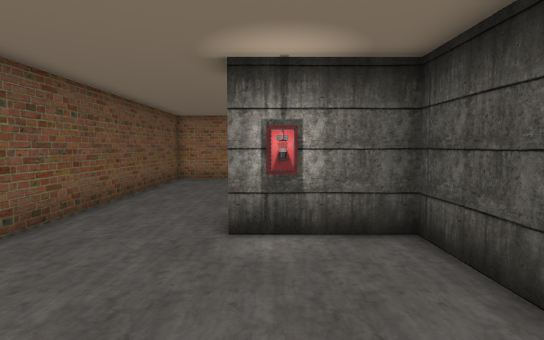
[1] (above)

24 first-person views from a walk through a 3-D level made in the Unity game engine. The camera is 1.5 m above the floor, tilts 4° down and sees 80° across. The floor is counted in squares, 1 m on a side. Each view is taken from the middle of a square. On the plan, view 1 faces up. The plan holds only what a view shows up to about 15 squares ahead; the rest is blank. The player character is not drawn.

[2]
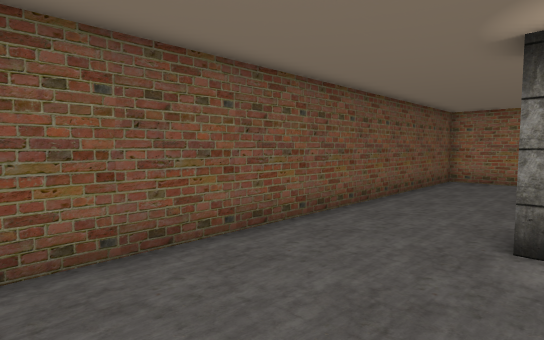

[3]
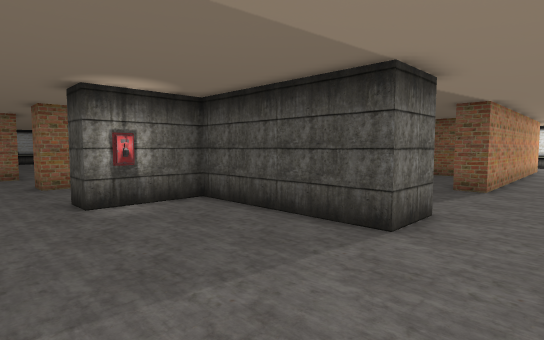

[4]
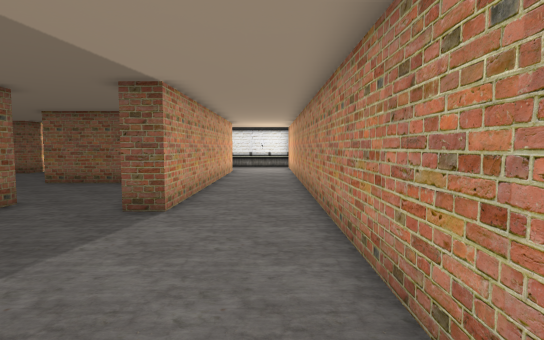

[5]
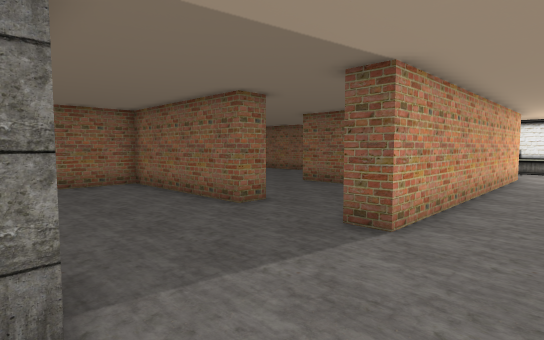

[6]
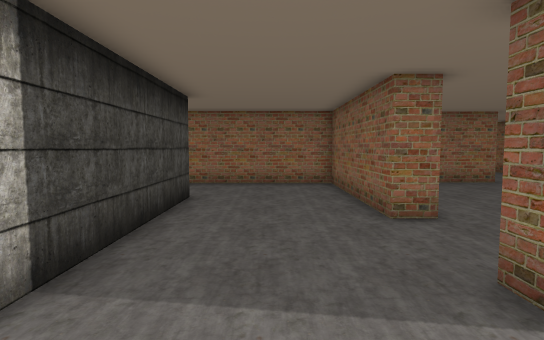

[7]
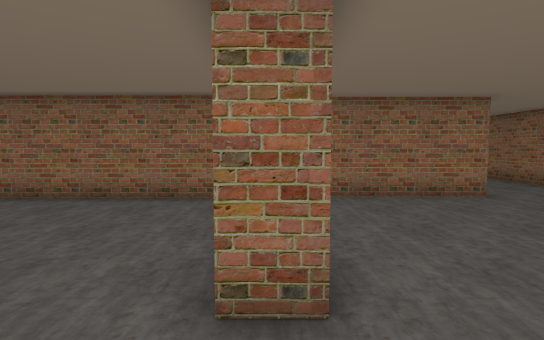

[8]
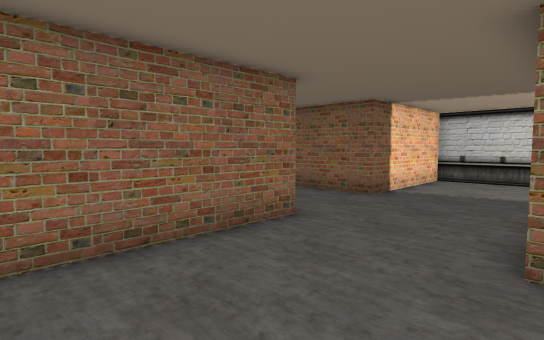

[9]
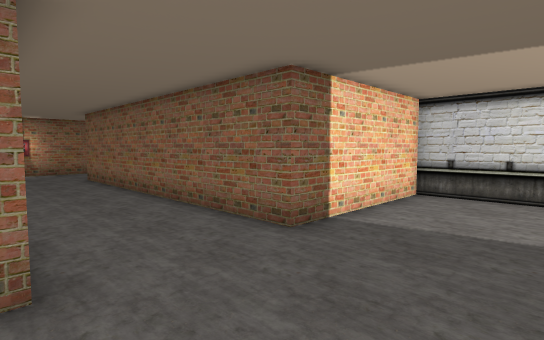

[10]
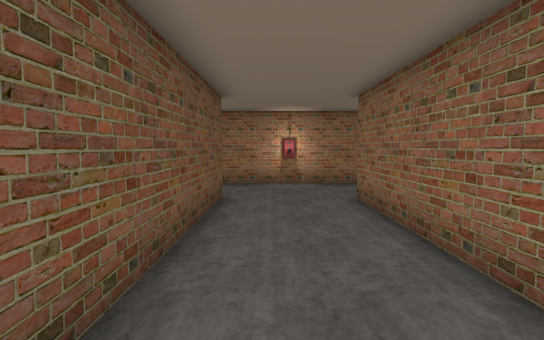

[11]
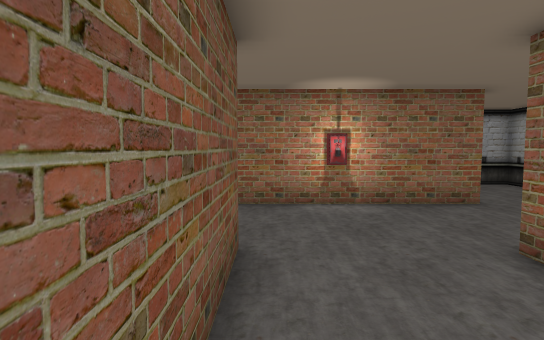

[12]
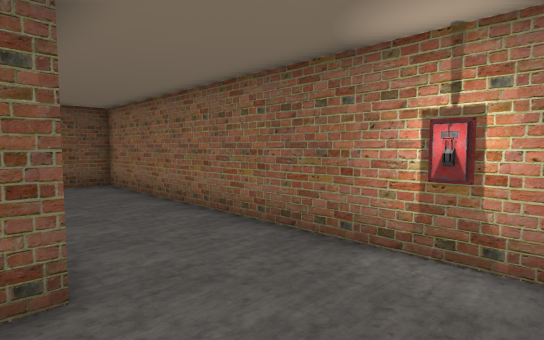

[13]
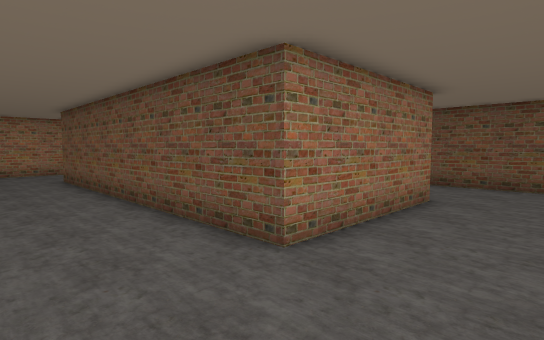

[14]
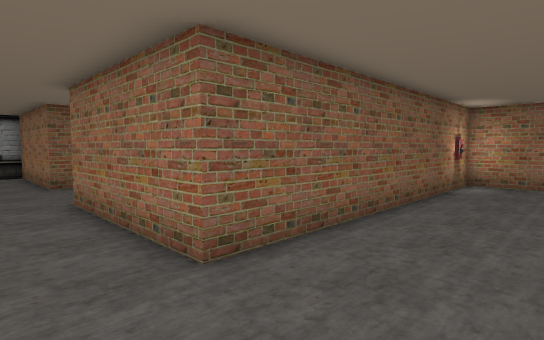

[15]
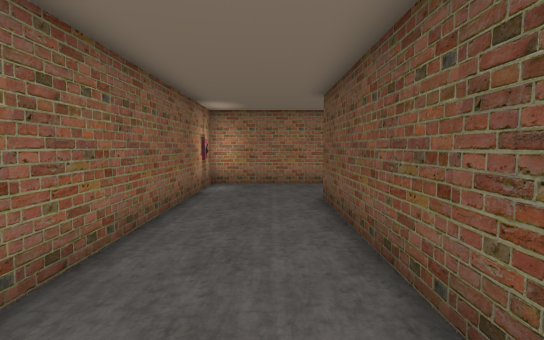

[16]
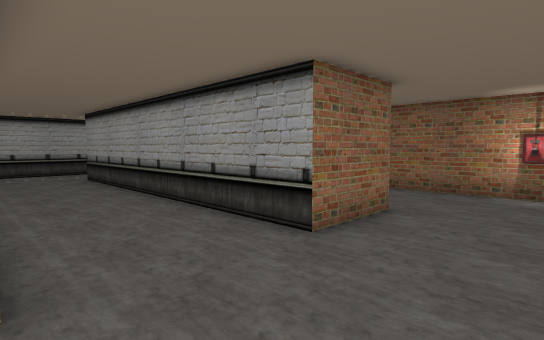

[17]
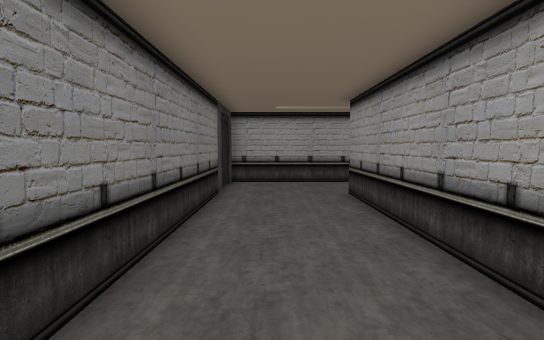

[18]
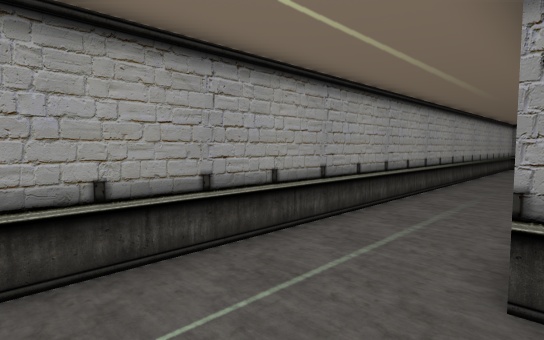

[19]
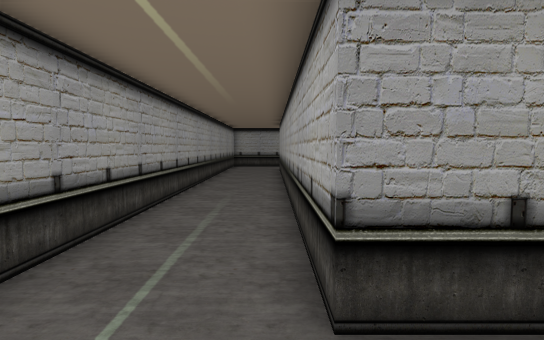

[20]
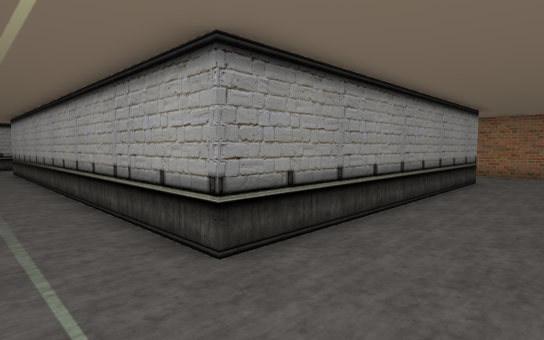

[21]
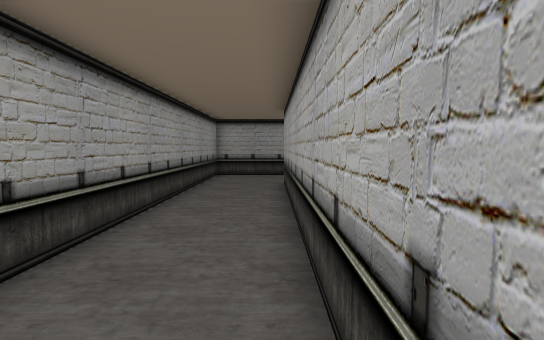

[22]
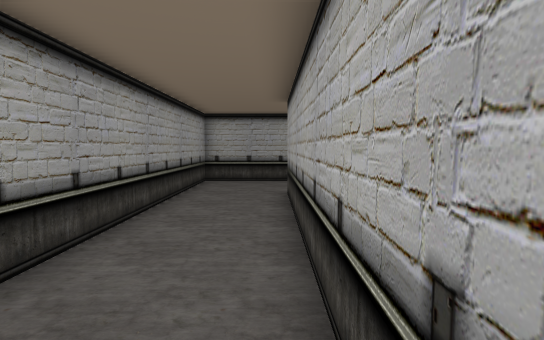

[23]
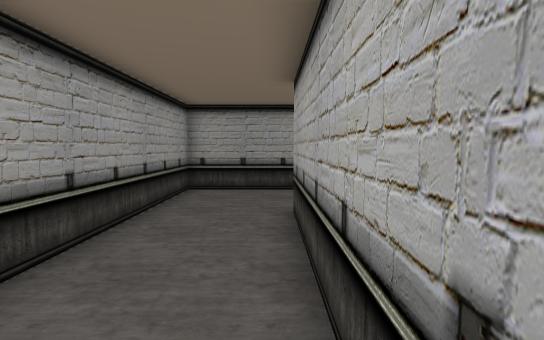

[24]
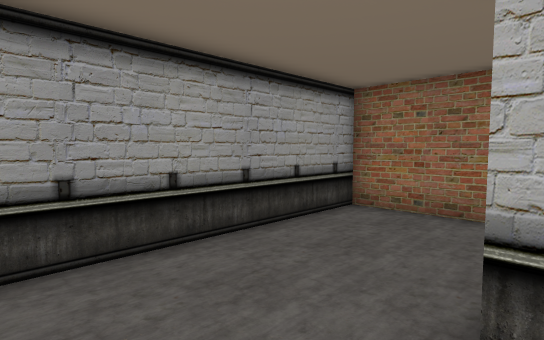

### Floor plan
Points are (right, up) in squares from view 1. A wall is a line through its corners. A room is listed if a view was taken in it or the views show most of it. See-through windows are left out.
Room 1 (views 1, 2, 3, 4, 5, 6, 7, 8, 9, 10, 11, 12, 13, 14, 15, 16, 17, 18, 19, 20, 21, 22, 23, 24)
walls: (5.9, 11.7) (10.5, 11.7) (10.5, 23.8) (16.5, 23.8) (16.5, 10.7) (11.2, 10.7); (4.5, 6.8) (4.5, -0.1); (10.6, 3.7) (9.5, 3.7) (9.5, 10.5) (2, 10.5); (0.1, 10.5) (-0.7, 10.5) (-0.7, 11.8); (-0.6, 15.5) (-4.5, 15.5) (-4.5, 0.2); (15.5, 3.2) (15.5, 6.5); (4.6, -0.5) (2.5, -0.5) (2.5, 5.5) (-0.7, 5.5) (-0.7, 6.8); (26.5, 7.6) (26.5, 11) (20.5, 11) (20.5, 23.5) (26.5, 23.5) (26.5, 32) (-0.7, 32); (22.5, -0.5) (9.5, -0.5) (9.5, 0.5); (3.4, -4.3) (17, -4.3); (22.6, 27.5) (6.5, 27.5) (6.5, 15.5) (3.5, 15.5) (3.5, 28.5) (22.5, 28.5); (-0.7, 29.2) (-0.7, 20)
objects: elevator (-1, 30) to (-1, 31); other object (0, 5); other object (10, 13); other object (19, 27)

Where each view was taken, in squares from view 1:
view 1: 0 up, 0 right, facing up
view 2: 0 up, 0 right, facing up-left
view 3: 3 down, 3 left, facing up-right
view 4: 3 down, 2 right, facing right
view 5: 3 down, 4 right, facing up-right
view 6: 3 down, 7 right, facing up
view 7: 1 up, 10 right, facing up
view 8: 6 up, 11 right, facing up-right
view 9: 7 up, 16 right, facing up-right
view 10: 14 up, 18 right, facing up
view 11: 19 up, 17 right, facing up
view 12: 23 up, 20 right, facing up-left
view 13: 27 up, 20 right, facing down-left
view 14: 26 up, 7 right, facing down-right
view 15: 25 up, 8 right, facing down
view 16: 12 up, 1 left, facing up-right
view 17: 18 up, 1 right, facing up
view 18: 28 up, 0 right, facing up-right
view 19: 29 up, 1 right, facing right
view 20: 31 up, 0 right, facing down-right
view 21: 29 up, 9 right, facing right
view 22: 29 up, 12 right, facing right
view 23: 29 up, 15 right, facing right
view 24: 31 up, 22 right, facing down-right
